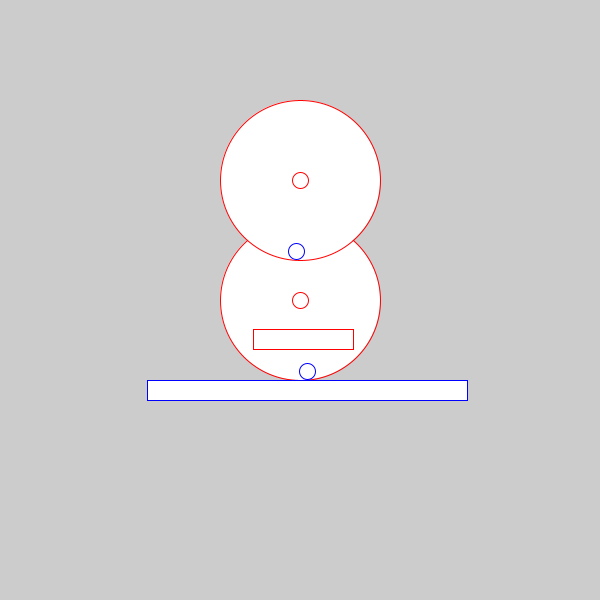
Frame 1 (no input)
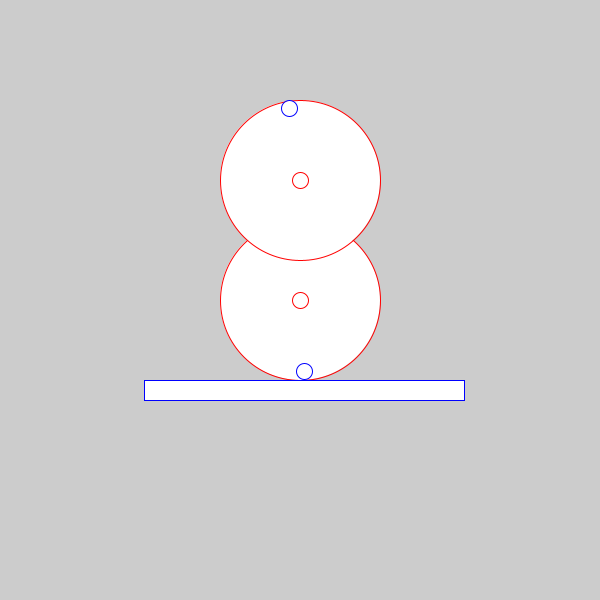
Frame 60 (the mouse pressed at the canvas centre just before this capture)
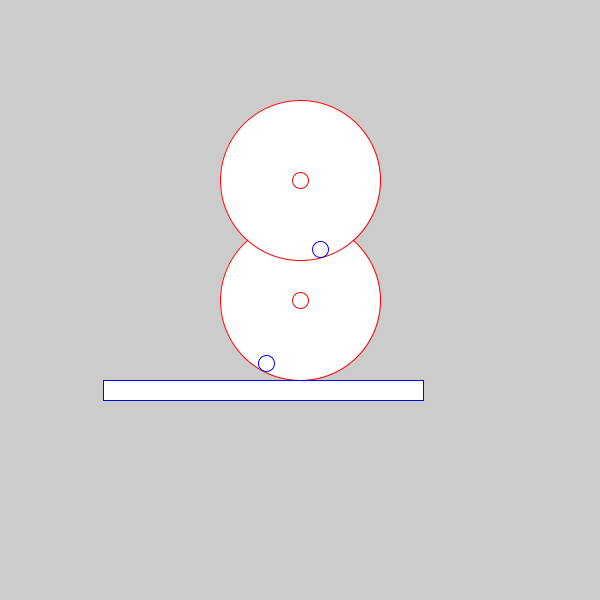
Frame 120 (the mouse held since frame 60 and released just before this capture)

The Processing sketch that drew these frames (run headless with seeded random() and noise(); from frame 60 on, the mouse is pressed at the canvas centre):

// Processing sketch: processing_156382
// ── processing_156382.pde

engranajeMaster master;
engranajeSlave slave;
engranajeLineal lineal;
vinculoLineal vincLineal;

//posicion y dimensiones del engranaje master
float posicionX = 300;

float radio1 = 80;

float posicionY = radio1 + 100;
float vinculo1 = radio1-radio1/10;

//coordenadas del centro del punto de vínculo (master y slave)
float xmaster, ymaster, xslave, yslave;
float maxSlave = 0;

//separacion entre master y slave
int separacion = -40;


float radio2 = 80;
float vinculo2 = radio2-radio2/10;
float anguloInicial1 = PI/2;
float anguloInicial2 = 0.0;
float velocidadInicial = 0.05;


void setup(){
  ellipseMode(RADIUS);
  rectMode(CENTER);
  size(600,600);
  master  = new engranajeMaster(posicionX,posicionY,radio1,vinculo1, anguloInicial1, velocidadInicial);
  anguloInicial2 = (PI/2)+atan(radio1*sin((PI/2)-(anguloInicial1))/(radio1*(1-cos((PI/2)-anguloInicial1))+separacion+radio2));
  slave = new engranajeSlave(master.xpos, master.ypos+separacion+radio1+radio2, radio2, vinculo2, (PI/2)+anguloInicial2, 0.0);
  lineal = new engranajeLineal(master.xpos, master.ypos+separacion+radio1+2*radio2+radio2/4/2, radio2*4, radio2/4 );
  vincLineal = new vinculoLineal(slave.xpos, slave.ypos, 100, 20, 40);
}


void draw(){
  
background(204);

master.actualizar();

slave.actualizar(master.angle);
slave.dibujar();

master.dibujar();

//line(xslave,yslave,xmaster,ymaster);

lineal.actualizar(posicionX+cos(slave.angle)*radio2);
lineal.dibujar();

vincLineal.actualizar(slave.angle);
vincLineal.dibujar();


}

class engranaje{
  float xpos, ypos, radio, vinculo, indice, velocidad, sentido, speed, angle;
 
 engranaje (float x, float y, float r, float vinc, float ang, float vel){
   xpos = x;
   ypos = y;
   radio = r;
   vinculo = vinc;
   angle = ang; //en radianes
   speed = vel;
 } 
}

class engranajeMaster extends engranaje{

  engranajeMaster(float x, float y, float r, float vinc, float ang, float vel){
    super(x,y,r,vinc,ang,vel);
  }
  
  void actualizar(){
 angle += speed;
 }
 
 void dibujar(){
 stroke(255, 0, 0);
 //dibujar el engranaje
 ellipse (xpos, ypos, radio, radio);
 //dibujar centro
 ellipse (xpos, ypos, radio/10, radio/10);
 //dibijar punto de vinculo
 stroke(0, 0, 255);
 xmaster=xpos+vinculo*cos(angle);
 ymaster=ypos+vinculo*sin(angle);
 ellipse (xmaster, ymaster, radio/10, radio/10);
 
 rotate(angle, xpos, ypos, 0);
 //popMatrix();
 
 
 }

}


class engranajeSlave extends engranaje{
  
  //engranaje (float x, float y, float r, float vinc, float ang, float vel){
  
  engranajeSlave(float x, float y, float r, float vinc, float ang, float vel){
  super(x,y,r,vinc,ang,vel);
  }
  
  void actualizar(float anguloMaster){
  angle = (PI/2)+atan(radio1*sin((PI/2)-anguloMaster)/(radio1*(1-cos((PI/2)-anguloMaster))+separacion+radio2));
  }
  
  void dibujar(){
 stroke(255, 0, 0);
 //dibujar el engranaje
 ellipse (xpos, ypos, radio, radio);
 //dibujar el centro
 ellipse (xpos, ypos, radio/10, radio/10);
 //dibijar punto de vinculo
 stroke(0, 0, 255);
 
 xslave = xpos+vinculo*cos(angle);
 yslave = ypos+vinculo*sin(angle);
 
 ellipse (xslave, yslave, radio/10, radio/10);
 //ellipse (xpos+vinculo*cos(angle), ypos+vinculo*sin(angle), radio/10, radio/10);
 rotate(angle, xpos, ypos, 0);
 //popMatrix();
 }
  
}



class engranajeLineal{
 float centro, ancho, largo, posicion;
 
 engranajeLineal (float p,float c, float l, float a ){
    centro = c;
    ancho = a;
    largo = l;
    posicion = p;
 }

void actualizar(float pos){
 posicion = pos;
}

void dibujar(){
rect(posicion,centro, largo, ancho);
} 
 
}



class vinculoLineal {
  
  float xpos, ypos, alt, anch, angulo;
  
  vinculoLineal(float x, float y, float alto, float ancho, float ang){
    xpos = x;
    ypos = y;
    alt = alto;
    anch = ancho;
    angulo = ang;
  }
  
  void actualizar(float anguloSlave){
  angulo = anguloSlave;
  }
  
  void dibujar(){
   stroke(255, 0, 0);
   //dibujar el engranaje
   rectMode(CENTER);
    xpos = xpos+40*cos(angulo);
 ypos = ypos+40*sin(angulo);
   rect(xpos, ypos, alt, anch);
   rotate(angulo);
   
   //dibujar el centro
   
 }
  
}
